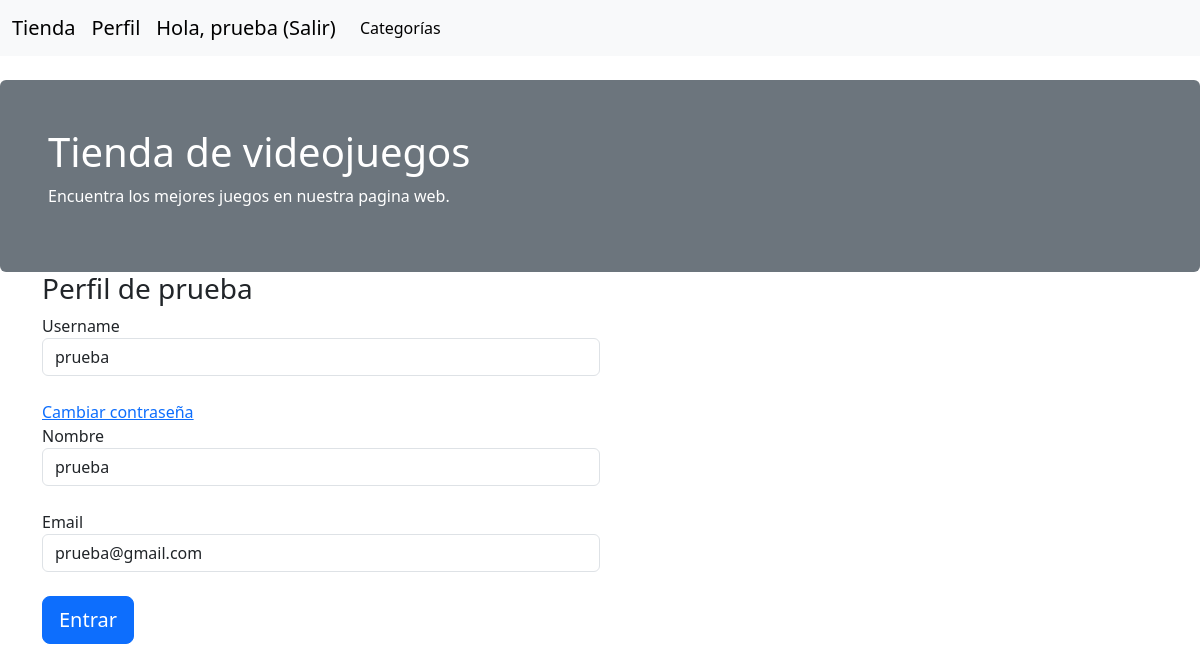
/perfil/prueba (signed in), run on the app's committed database.
### application/model.py (models this page shows, shortened)
class Usuarios(db.Model) : # Clases de usuarios
    __tablename__ = 'usuarios'
    id = Column(Integer, primary_key=True)
    username = Column(String(100), nullable=False, unique=True)
    password_hash = Column(String(128), nullable=False)
    nombre = Column(String(200), nullable=False)
    email = Column(String(100), nullable=False, unique=True)
    admin = Column(Boolean, default=False)
    @property
    def password(self):
        raise AttributeError('password is not readable attribute')

### application/app.py (the view)
@app.route('/perfil/<username>', methods=['get', 'post'])
def perfil(username) :
    if is_login() == False:
        return redirect(url_for('login'))
    user = Usuarios().query.filter_by(username = username).first()
    if user is None :
        abort(404)
    form = formUser(request.form, obj = user)
    del form.password
    if form.validate_on_submit() :
        form.populate_Obj(user)
        db.session.commit()
        return redirect(url_for('inicio'))
    return render_template('registro.html', form = form, perfil = True)

### application/form.py
class formUser(FlaskForm) :
    username = StringField('Username', validators=[DataRequired()])
    password = PasswordField('Password', validators=[DataRequired()])
    nombre = StringField('Nombre', validators=[DataRequired()])
    email = StringField('Email', validators=[DataRequired()])
    submit = SubmitField('Entrar')

### application/login.py (called while the page is built)
def is_login() :
    return session.get('id') is not None

### application/templates/registro.html (shortened to what this page needs)
{% extends 'base2.html' %}
{% block contenido %}
<div class="container">
    <div class="col-md-6">
        {% if not perfil %}
        <h3>Registro de usuario</h3>
        {% else %}
        <h3>Perfil de {{ session['username'] }}</h3>
        {% endif %}
        <form class="form-horizontal" method="post">
            <div class="form-group">
                {% if not perfil %}
                    {{ form.username.label() }}{{ form.username(size='100', class='form-control') }} <br>
                {% else %}
                    {{ form.username.label() }}{{ form.username(readonly='readonly', size='100', class='form-control') }} <br>
                {% endif %}
            </div>
            <div class="form-group">
                {% if not perfil %}
                    {{ form.password.label() }}{{ form.password(size='100', class='form-control') }} <br>
                {% else %}
                    <a href="/changepassword/{{ session['username'] }}">Cambiar contraseña</a> <br>
                {% endif %}
            </div>
            <div class="form-group">
                {{ form.nombre.label() }}{{ form.nombre(size='100', class='form-control') }} <br>
            </div>
            <div class="form-group">
                {{ form.email.label() }}{{ form.email(size='100', class='form-control') }} <br>
            </div>
            {{ form.submit(class='btn btn-lg btn-primary btn-block') }}
        </form>
    </div>
</div>
{% endblock contenido %}

### data on the page
Usuarios: username "prueba", nombre "prueba", email "prueba@gmail.com"

### other printed values
{{ session['username'] }} "prueba"
